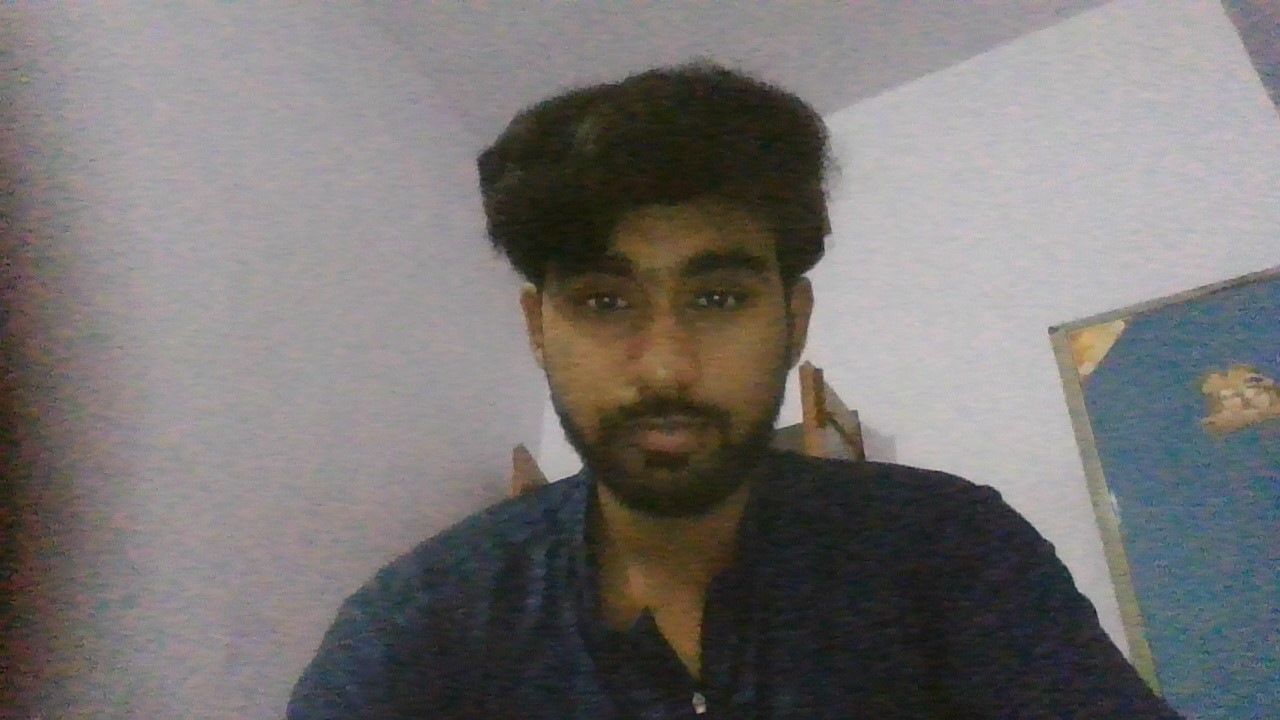
#> input picture Household_Members/Akshat/Akshat_Main.jpg, 1280 x 720 px
$ python PersonRecognition.py
#> lines starting #> are read from the running program, lines starting #| are printed output that depends on the picture; after the words box and inside, x2 and y2 are one past the last pixel; in counts of white or black regions, pixels touching at a corner belong together
import cv2
import os
import numpy as np
from datetime import datetime, timedelta

# Function to get greeting based on current time
def get_greeting():
    current_hour = datetime.now().hour
    if 5 <= current_hour < 12:
        return "Good Morning"
    elif 12 <= current_hour < 17:
        return "Good Afternoon"
    else:
        return "Good Evening"

# Creating the LBPH face recognizer
recognizer = cv2.face.LBPHFaceRecognizer_create()

# Loading the Haar cascade for face detection
face_cascade = cv2.CascadeClassifier(cv2.data.haarcascades + 'haarcascade_frontalface_default.xml')

# Initialize lists to hold the faces and labels and dictionary to map label names to numeric fields
known_faces = []
known_labels = []
label_map = {}

# Loading known faces and assigning labels (names)
label = 0
for person_folder in os.listdir('Household_Members'):
    person_path = os.path.join('Household_Members', person_folder)

    if os.path.isdir(person_path):
        # Assigning label for each person folder
        label_map[person_folder] = label
        label += 1

        # Loading images from each person's folder
        for filename in os.listdir(person_path):
            if filename.endswith(('.jpg', '.jpeg', '.png')):
                # Reading the image
                img_path = os.path.join(person_path, filename)
                image = cv2.imread(img_path, cv2.IMREAD_GRAYSCALE)
#> image: shape (720, 1280); min 13, max 206, mean 116.1

                # Detect faces in the image
                faces = face_cascade.detectMultiScale(image, scaleFactor=1.1, minNeighbors=5)
#> faces = [[499, 172, 334, 334]]

                for (x, y, w, h) in faces:
                    # Extract the face region of interest (ROI)
                    face = image[y:y+h, x:x+w]
                    known_faces.append(face)
                    known_labels.append(label_map[person_folder])
#> this loop made 1 pass
#> after the loop, known_faces = 1 item; known_labels = [0]

# Training the recognizer with the known faces and labels
recognizer.train(known_faces, np.array(known_labels))

# Initializing the camera
cap = cv2.VideoCapture(0)

start_time = datetime.now()
person_detected = False

while True:
    # Capturing a frame from the camera
    ret, frame = cap.read()
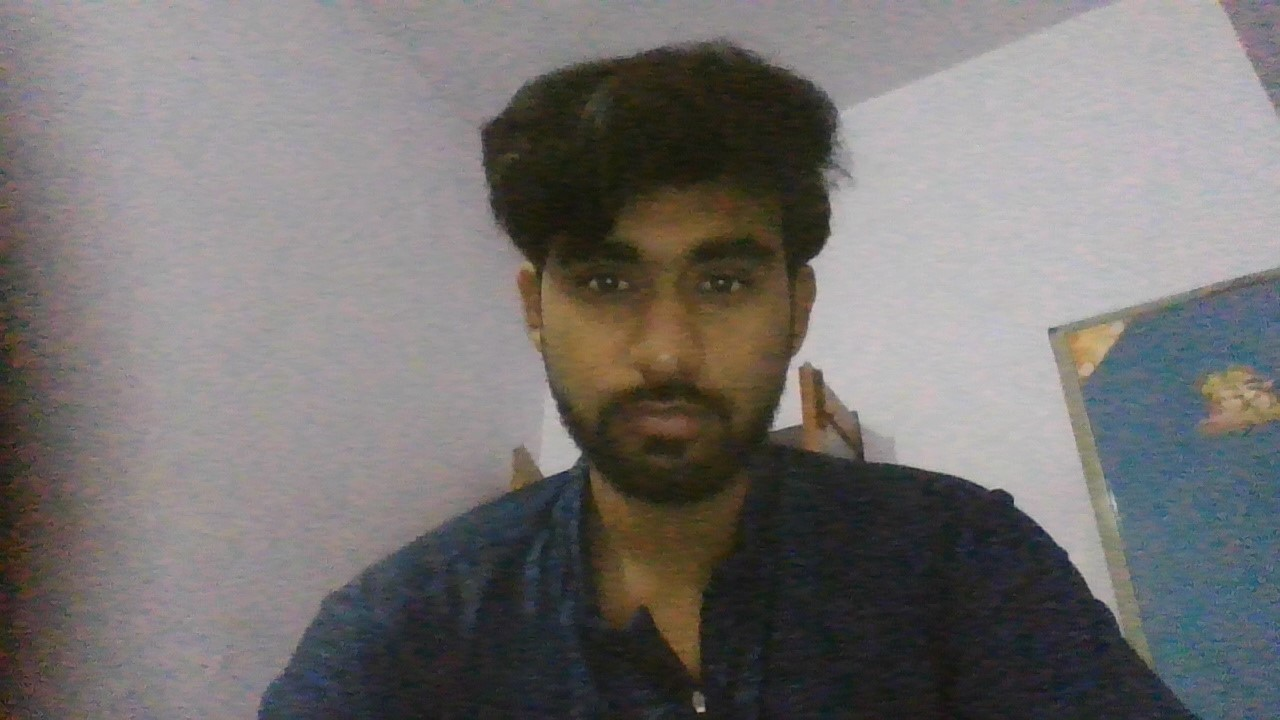
#> input picture Household_Members/Akshat/akshat_4.jpg, 1280 x 720 px, given in place of the camera
#> frame is the input picture: shape (720, 1280, 3); mean B, G, R 112.8, 114.1, 117.2
    if not ret:
        break

    # Converting frame to grayscale
    gray_frame = cv2.cvtColor(frame, cv2.COLOR_BGR2GRAY)
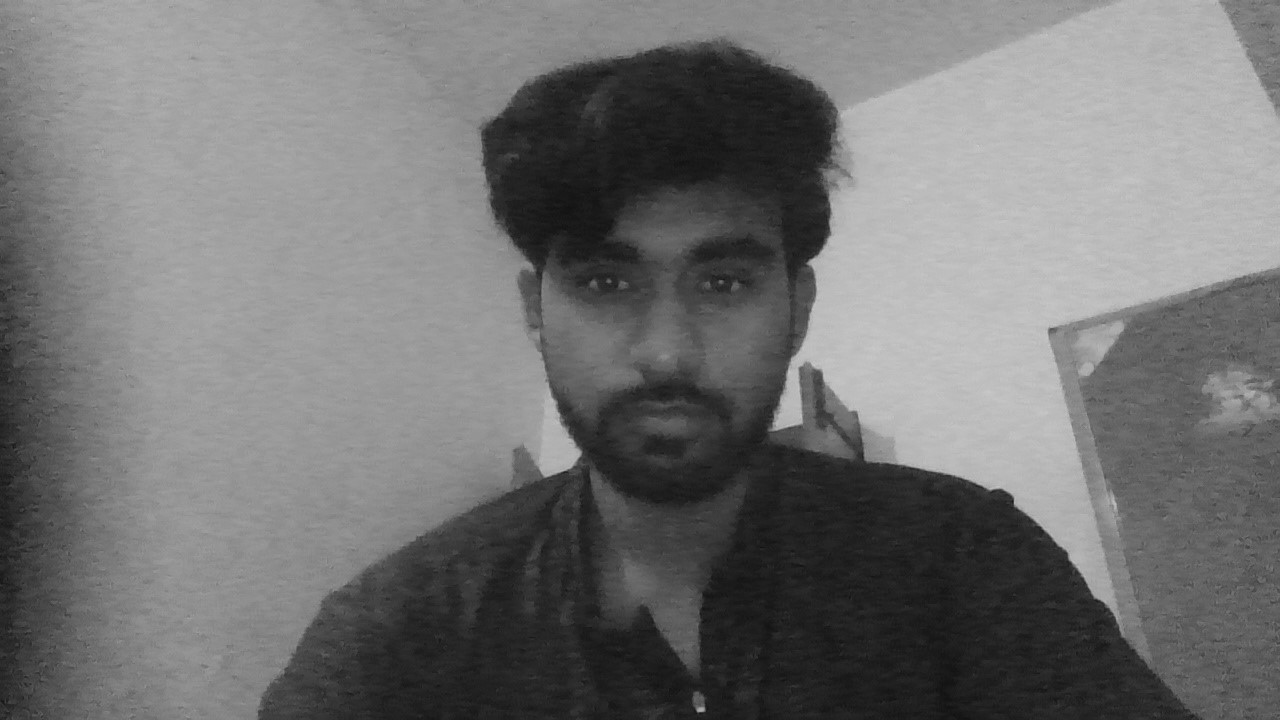
#> gray_frame: shape (720, 1280); min 17, max 202, mean 114.8
    # Detecting faces in grayscale frame
    faces = face_cascade.detectMultiScale(gray_frame, scaleFactor=1.1, minNeighbors=5)
#> faces = [[501, 155, 337, 337]]

    if len(faces) > 0:
        person_detected = True

    if len(faces) == 0:
        cv2.putText(frame, "No Person Detected", (50, 50), cv2.FONT_HERSHEY_SIMPLEX, 1.0, (0, 0, 255), 2)

    for (x, y, w, h) in faces:
        # Extracting the face ROI from the grayscale frame
        face = gray_frame[y:y+h, x:x+w]
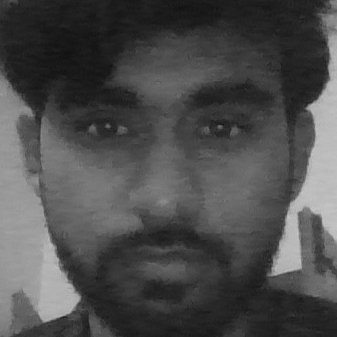
#> face: shape (337, 337); min 17, max 201, mean 76.3
        # Predicting the label and confidence for the face
        label, confidence = recognizer.predict(face)
#> label = 0; confidence = 0
        name = "Unknown"

        if confidence < 50:  # Confidence threshold
            name = list(label_map.keys())[list(label_map.values()).index(label)]
#> name = 'Akshat'
            print(f"Person recognized as {name}. Opening the door.")
#| Person recognized as Akshat. Opening the door.
            cv2.putText(frame, f"recognized {name}", (x, y - 10), cv2.FONT_HERSHEY_SIMPLEX, 0.9, (36, 255, 12), 2)
#> frame: shape (720, 1280, 3); 0.2% of pixels changed, all inside (x1, y1, x2, y2) = (504, 124, 759, 153)

            main_image_path = None
            for ext in ['jpg', 'jpeg', 'png']:
                main_image_path = os.path.join('Household_Members', name, f"{name}_Main.{ext}")
                if os.path.exists(main_image_path):
                    break

            if main_image_path is not None and os.path.exists(main_image_path):
                main_image = cv2.imread(main_image_path)
#> main_image is the input picture: shape (720, 1280, 3); mean B, G, R 114.1, 115.3, 118.4
                if main_image is not None:
                    # Resize the main image to fit in the left side of the screen
                    main_image_height = cap.get(cv2.CAP_PROP_FRAME_HEIGHT)
                    main_image_width = cap.get(cv2.CAP_PROP_FRAME_WIDTH) // 2
                    main_image = cv2.resize(main_image, (int(main_image_width), int(main_image_height)))
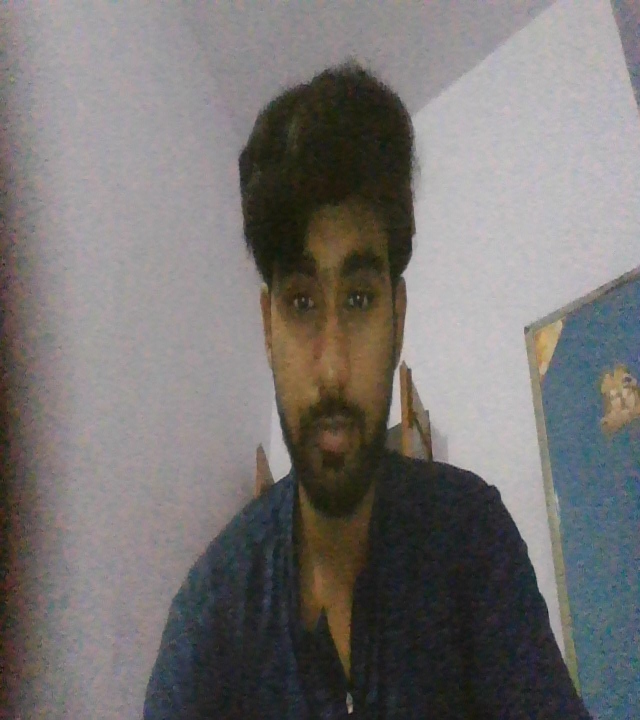
#> main_image: shape (720, 640, 3); mean B, G, R 114.3, 115.6, 118.6

                    # Create the welcome message image with SmokyWhite background
                    welcome_image = np.full((int(main_image_height), int(main_image_width), 3), (245, 245, 245), dtype=np.uint8)  # SmokyWhite background
                    greeting = get_greeting()
                    lines = [greeting, name, "Welcome Home!"]
#> lines = ['Good Evening', 'Akshat', 'Welcome Home!']
                    line_height = cv2.getTextSize(lines[0], cv2.FONT_HERSHEY_SIMPLEX, 1, 2)[0][1] + 10
#> line_height = 32

                    for i, line in enumerate(lines):
                        text_size = cv2.getTextSize(line, cv2.FONT_HERSHEY_SIMPLEX, 1, 2)[0]
                        text_x = (welcome_image.shape[1] - text_size[0]) // 2
                        text_y = (welcome_image.shape[0] - len(lines) * line_height) // 2 + (i * line_height)
                        cv2.putText(welcome_image, line, (text_x, text_y), cv2.FONT_HERSHEY_SIMPLEX, 1, (0, 255, 0), 2)  # Green text color
#> this loop made 3 passes
#> (line, text_size, text_x, text_y) on passes 1 to 3: ('Good Evening', (214, 22), 213, 312), ('Akshat', (104, 22), 268, 344), ('Welcome Home!', (252, 22), 194, 376)
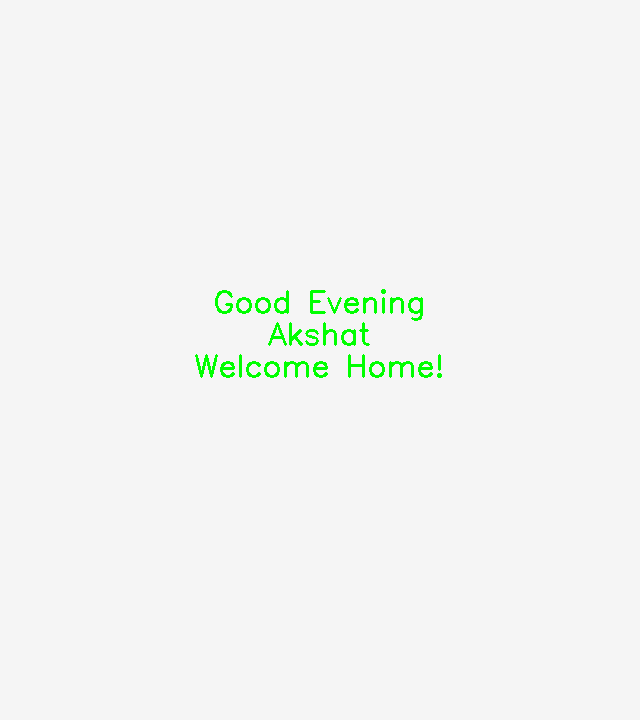
#> welcome_image: shape (720, 640, 3); mean of channels 0, 1, 2 242.9, 245.1, 242.9; drawn as B, G, R

                    # Combine the main image and the welcome message
                    combined_image = np.hstack((main_image, welcome_image))
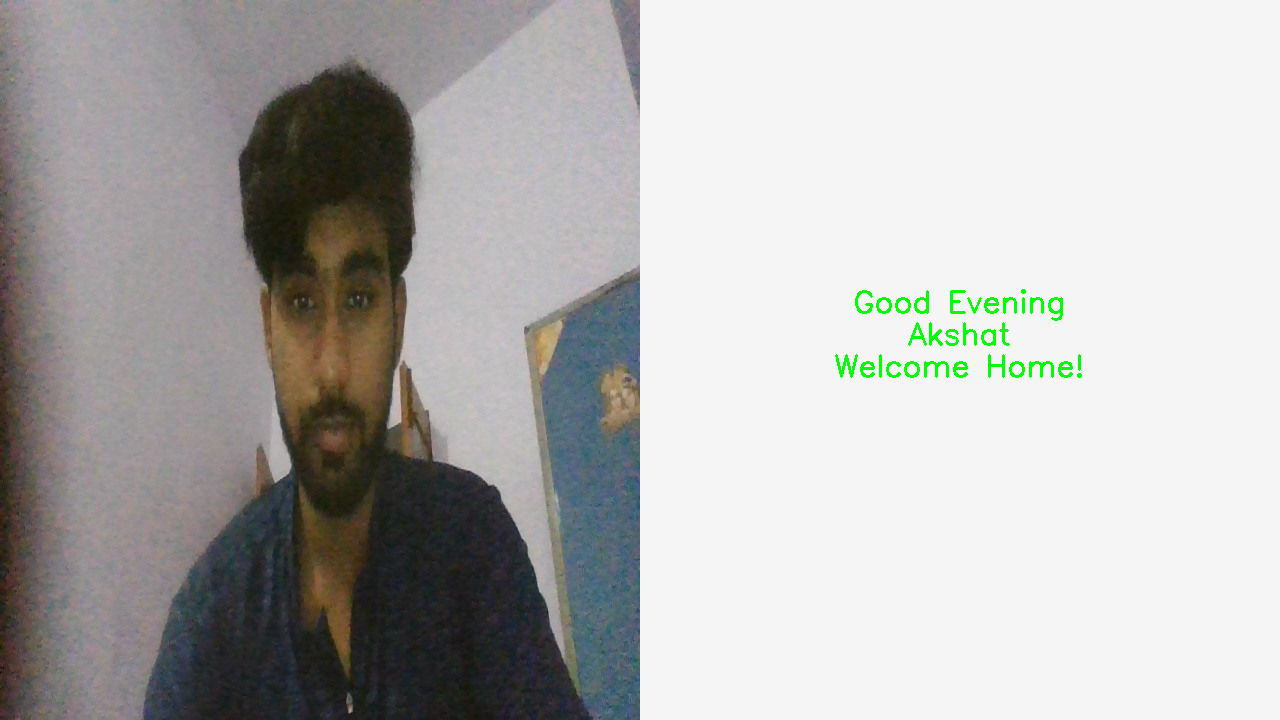
#> combined_image: shape (720, 1280, 3); mean B, G, R 178.6, 180.3, 180.8

                    # Show the combined image in full screen
                    cv2.namedWindow('Recognized Person', cv2.WND_PROP_FULLSCREEN)
                    cv2.setWindowProperty('Recognized Person', cv2.WND_PROP_FULLSCREEN, cv2.WINDOW_FULLSCREEN)
                    cv2.imshow('Recognized Person', combined_image)
                    cv2.waitKey(5000)  # Display for 5 seconds
                else:
                    print(f"Main image for {name} could not be read.")
            else:
                print(f"Main image for {name} not found.")

            # Release the camera and close windows
            cap.release()
            cv2.destroyAllWindows()
            exit()
#> (the program exits here)
